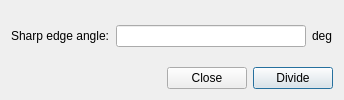
<ui version="4.0" >
 <class>BoundaryDivisionForm</class>
 <widget class="QDialog" name="BoundaryDivisionForm" >
  <property name="geometry" >
   <rect>
    <x>0</x>
    <y>0</y>
    <width>344</width>
    <height>100</height>
   </rect>
  </property>
  <property name="sizePolicy" >
   <sizepolicy vsizetype="Preferred" hsizetype="Preferred" >
    <horstretch>0</horstretch>
    <verstretch>0</verstretch>
   </sizepolicy>
  </property>
  <property name="maximumSize" >
   <size>
    <width>16777215</width>
    <height>100</height>
   </size>
  </property>
  <property name="windowTitle" >
   <string>Divide boundary</string>
  </property>
  <property name="windowIcon" >
   <iconset resource="../Mesh3D.qrc" >:/icons/divide.png</iconset>
  </property>
  <layout class="QVBoxLayout" >
   <item>
    <layout class="QHBoxLayout" >
     <item>
      <widget class="QLabel" name="angleLabel" >
       <property name="text" >
        <string>Sharp edge angle:</string>
       </property>
      </widget>
     </item>
     <item>
      <widget class="QLineEdit" name="angleDegreeEdit" />
     </item>
     <item>
      <widget class="QLabel" name="degreeLabel" >
       <property name="text" >
        <string>deg</string>
       </property>
      </widget>
     </item>
    </layout>
   </item>
   <item>
    <layout class="QHBoxLayout" >
     <item>
      <spacer>
       <property name="orientation" >
        <enum>Qt::Horizontal</enum>
       </property>
       <property name="sizeHint" >
        <size>
         <width>40</width>
         <height>20</height>
        </size>
       </property>
      </spacer>
     </item>
     <item>
      <widget class="QPushButton" name="closeButton" >
       <property name="text" >
        <string>Close</string>
       </property>
      </widget>
     </item>
     <item>
      <widget class="QPushButton" name="divideButton" >
       <property name="text" >
        <string>Divide</string>
       </property>
       <property name="autoDefault" >
        <bool>false</bool>
       </property>
       <property name="default" >
        <bool>true</bool>
       </property>
      </widget>
     </item>
    </layout>
   </item>
  </layout>
 </widget>
 <resources>
  <include location="../Mesh3D.qrc" />
 </resources>
 <connections/>
</ui>
